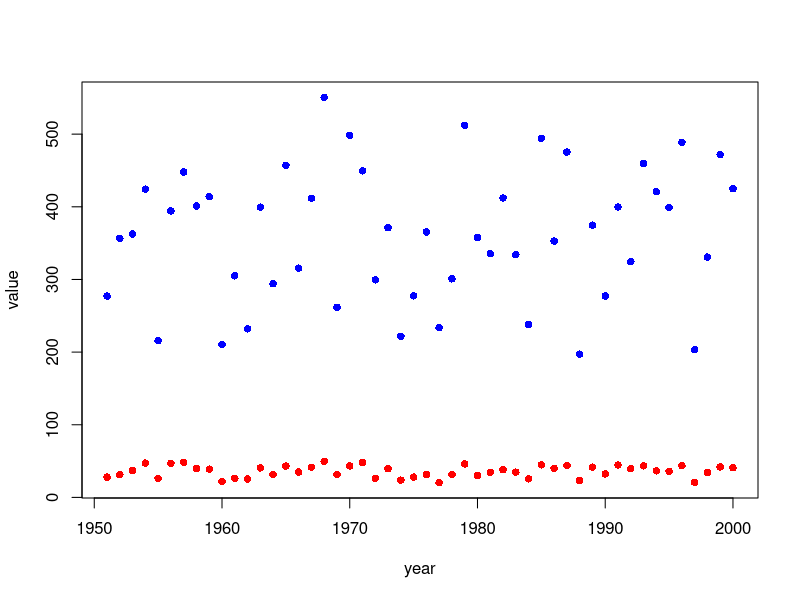

Write R code to recreate this figure.
## ---- chunk 1
library(tidyverse)
set.seed(1)
price_weight_long <- tibble(
  year = 1951:2000, 
  price = runif(n = length(year), 20, 50),
  weight = (price * 10) * runif(n = length(year), 0.8, 1.2)
) %>% 
  pivot_longer(cols = price:weight, names_to = "element", values_to = "value")
price_weight_long
## ---- chunk 2
plot(value ~ year, col = "red", pch = 16, 
     ylim = range(price_weight_long$value),
     data = price_weight_long[price_weight_long$element == "price", ])
points(value ~ year, col = "blue", pch = 16, 
       data = price_weight_long[price_weight_long$element == "weight", ])
## ---- chunk 3
library(tidyverse)
set.seed(1)
tb_df <- tibble(year = rep(1951:2000, 2), 
                group = rep(sample(letters[1:5], 50, replace = TRUE), 2), 
                value = runif(n = 100, min = 50, max = 100),
                element = c(rep("Price", 50), rep("Weight", 50)))
## ---- chunk 4
price_weight_long %>% distinct(element)
## ---- chunk 5
# tb_df <- readr::read_csv(here::here("external/notebooks/data/dummy_data.csv"))
# tb_df %>% distinct(group, element)
# tb_df %>% pivot_wider(names_from = element, values_from = value)
# tb_df %>% select(-group) %>% 
#   pivot_wider(names_from = element, values_from = value)
# tb_df %>% 
#   pivot_wider(names_from = element, values_from = value) %>% 
#   arrange(group)
# tb_df %>% pivot_wider(names_from = element, values_from = value) %>% 
#   arrange(group, desc(year))
# tb_df %>% pivot_wider(names_from = element, values_from = value) %>%
#   mutate(wt_price = Weight / Price)
